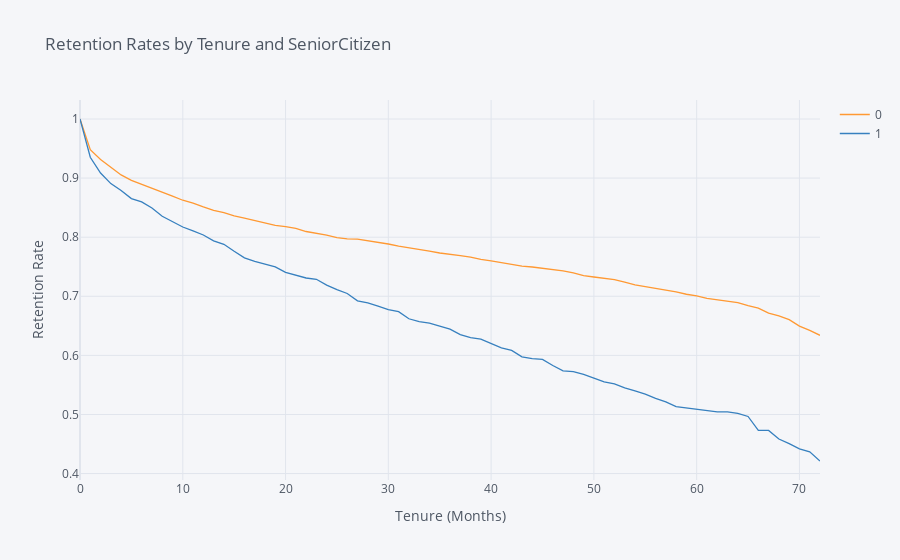

Notebook cell for this chart:
### Code cell
rates = survival(churn, 'SeniorCitizen', 'tenure', 'ChurnBinary')

rates.iplot(kind='line', xTitle='Tenure (Months)', yTitle='Retention Rate',
            title='Retention Rates by Tenure and SeniorCitizen')

#Senior Citizen representa jubilados

### Figure 1 — Plotly figure (JSON) as saved in the notebook; plotly's stock layout.template omitted (floating-point values rounded to 4 significant figures)
{"data": [{"line": {"color": "rgba(255, 153, 51, 1.0)", "dash": "solid", "shape": "linear", "width": 1.3}, "mode": "lines", "name": "0", "text": "", "type": "scatter", "x": [0, 1, 2, 3, 4, 5, 6, 7, 8, 9, 10, 11, 12, 13, 14, 15, 16, 17, 18, 19, 20, 21, 22, 23, 24, 25, 26, 27, 28, 29, 30, 31, 32, 33, 34, 35, 36, 37, 38, 39, 40, 41, 42, 43, 44, 45, 46, 47, 48, 49, 50, 51, 52, 53, 54, 55, 56, 57, 58, 59, 60, 61, 62, 63, 64, 65, 66, 67, 68, 69, 70, 71, 72], "y": [1, 0.948, 0.9316, 0.9183, 0.9054, 0.8962, 0.8898, 0.8821, 0.8769, 0.8695, 0.8625, 0.8576, 0.8512, 0.8453, 0.8414, 0.836, 0.8323, 0.8278, 0.8235, 0.82, 0.8179, 0.8151, 0.8096, 0.8069, 0.8035, 0.7994, 0.7971, 0.7966, 0.7942, 0.7915, 0.7885, 0.7849, 0.7823, 0.7794, 0.7765, 0.7733, 0.7714, 0.769, 0.7662, 0.7623, 0.7601, 0.7571, 0.7534, 0.7509, 0.7495, 0.7477, 0.7459, 0.7429, 0.7398, 0.7351, 0.7326, 0.7309, 0.7284, 0.7239, 0.7193, 0.7164, 0.7135, 0.711, 0.7073, 0.7035, 0.7006, 0.6965, 0.694, 0.6913, 0.6892, 0.684, 0.68, 0.6715, 0.6668, 0.6605, 0.6496, 0.6423, 0.6339]}, {"line": {"color": "rgba(55, 128, 191, 1.0)", "dash": "solid", "shape": "linear", "width": 1.3}, "mode": "lines", "name": "1", "text": "", "type": "scatter", "x": [0, 1, 2, 3, 4, 5, 6, 7, 8, 9, 10, 11, 12, 13, 14, 15, 16, 17, 18, 19, 20, 21, 22, 23, 24, 25, 26, 27, 28, 29, 30, 31, 32, 33, 34, 35, 36, 37, 38, 39, 40, 41, 42, 43, 44, 45, 46, 47, 48, 49, 50, 51, 52, 53, 54, 55, 56, 57, 58, 59, 60, 61, 62, 63, 64, 65, 66, 67, 68, 69, 70, 71, 72], "y": [1, 0.9352, 0.9086, 0.8907, 0.879, 0.8653, 0.8597, 0.8495, 0.8354, 0.8268, 0.8172, 0.8105, 0.8037, 0.7939, 0.788, 0.7761, 0.7651, 0.759, 0.7539, 0.7498, 0.7404, 0.7352, 0.7309, 0.7288, 0.719, 0.7113, 0.7047, 0.6924, 0.689, 0.6833, 0.6775, 0.6739, 0.6619, 0.6571, 0.6546, 0.6495, 0.6444, 0.6353, 0.63, 0.6274, 0.6193, 0.6125, 0.6084, 0.5974, 0.5946, 0.5931, 0.5829, 0.5739, 0.5724, 0.5678, 0.5616, 0.5551, 0.5518, 0.5451, 0.5399, 0.5346, 0.5272, 0.5214, 0.5133, 0.5112, 0.5091, 0.5069, 0.5045, 0.5045, 0.502, 0.4966, 0.473, 0.473, 0.4584, 0.4506, 0.4419, 0.4369, 0.4213]}], "layout": {"legend": {"bgcolor": "#F5F6F9", "font": {"color": "#4D5663"}}, "paper_bgcolor": "#F5F6F9", "plot_bgcolor": "#F5F6F9", "title": {"font": {"color": "#4D5663"}, "text": "Retention Rates by Tenure and SeniorCitizen"}, "xaxis": {"gridcolor": "#E1E5ED", "showgrid": true, "tickfont": {"color": "#4D5663"}, "title": {"font": {"color": "#4D5663"}, "text": "Tenure (Months)"}, "zerolinecolor": "#E1E5ED"}, "yaxis": {"gridcolor": "#E1E5ED", "showgrid": true, "tickfont": {"color": "#4D5663"}, "title": {"font": {"color": "#4D5663"}, "text": "Retention Rate"}, "zerolinecolor": "#E1E5ED"}}}
